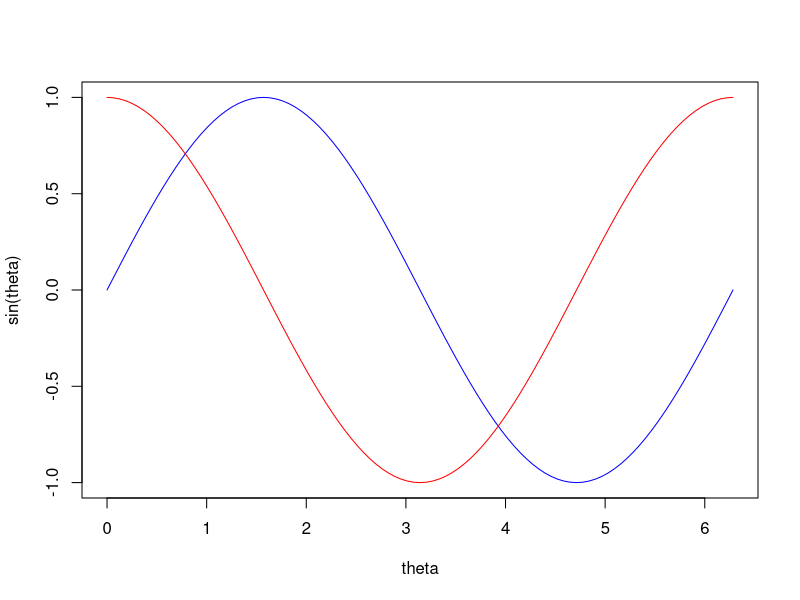
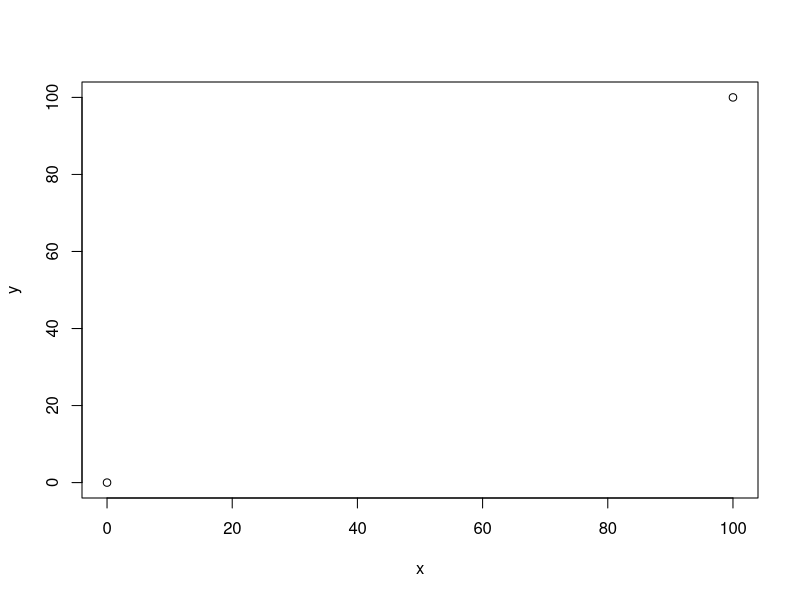

Write the R code that produced these figures, in order. (Note: this script raises an error after producing the figures.)
curve(sin, 0, 2 * pi, xname = "theta", col = "blue")
curve(cos, 0, 2 * pi, add = TRUE, col = "red")

plot(c(0, 100), c(0, 100), xlab = "x", ylab = "y")

color <- readline("Preferred Colour: ")
x <- c(10, 50, 50, 10, 10)
y <- c(10, 10, 50, 50, 10)
lines(x, y, col = color)